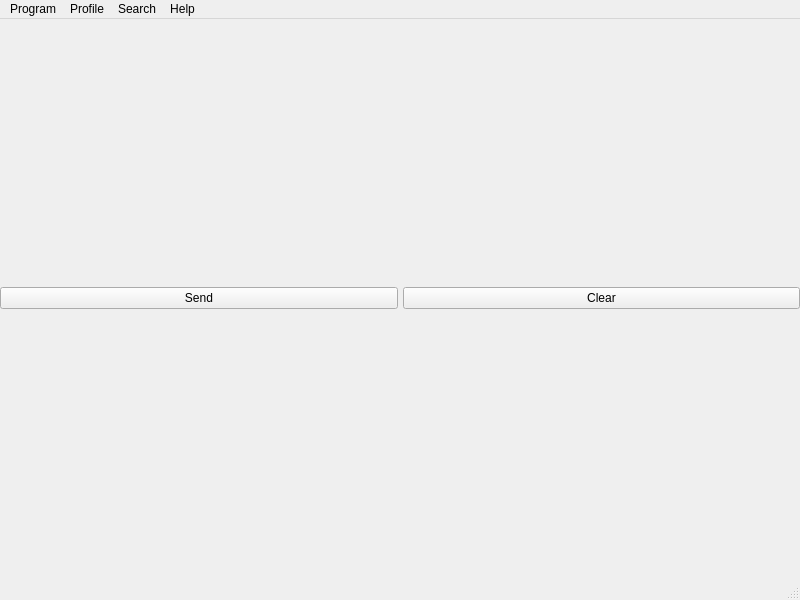
<?xml version="1.0" encoding="UTF-8"?>
<ui version="4.0">
 <class>AERoshellClass</class>
 <widget class="QMainWindow" name="AERoshellClass">
  <property name="windowModality">
   <enum>Qt::NonModal</enum>
  </property>
  <property name="geometry">
   <rect>
    <x>0</x>
    <y>0</y>
    <width>800</width>
    <height>600</height>
   </rect>
  </property>
  <property name="windowTitle">
   <string>AERoshell</string>
  </property>
  <property name="unifiedTitleAndToolBarOnMac">
   <bool>false</bool>
  </property>
  <widget class="QWidget" name="centralWidget">
   <layout class="QVBoxLayout" name="verticalLayout_2">
    <item>
     <layout class="QVBoxLayout" name="consoleOutLayout">
      <property name="sizeConstraint">
       <enum>QLayout::SetDefaultConstraint</enum>
      </property>
     </layout>
    </item>
    <item>
     <layout class="QVBoxLayout" name="consoleInLayout">
      <property name="sizeConstraint">
       <enum>QLayout::SetDefaultConstraint</enum>
      </property>
      <property name="topMargin">
       <number>0</number>
      </property>
      <property name="rightMargin">
       <number>0</number>
      </property>
      <property name="bottomMargin">
       <number>0</number>
      </property>
     </layout>
    </item>
    <item>
     <layout class="QHBoxLayout" name="buttonsLayout">
      <property name="sizeConstraint">
       <enum>QLayout::SetDefaultConstraint</enum>
      </property>
      <item>
       <widget class="QPushButton" name="sendButton">
        <property name="text">
         <string>Send</string>
        </property>
       </widget>
      </item>
      <item>
       <widget class="QPushButton" name="deleteButton">
        <property name="text">
         <string>Clear</string>
        </property>
       </widget>
      </item>
     </layout>
    </item>
   </layout>
  </widget>
  <widget class="QMenuBar" name="menuBar">
   <property name="geometry">
    <rect>
     <x>0</x>
     <y>0</y>
     <width>800</width>
     <height>19</height>
    </rect>
   </property>
   <widget class="QMenu" name="menuProgram">
    <property name="title">
     <string>Program</string>
    </property>
    <addaction name="actionQuit"/>
   </widget>
   <widget class="QMenu" name="menuHelp">
    <property name="title">
     <string>Help</string>
    </property>
    <addaction name="actionAbout"/>
   </widget>
   <widget class="QMenu" name="menuFind">
    <property name="title">
     <string>Search</string>
    </property>
    <addaction name="actionOccurrences"/>
   </widget>
   <widget class="QMenu" name="menuGraphics">
    <property name="title">
     <string>Profile</string>
    </property>
    <addaction name="actionPerformance"/>
   </widget>
   <addaction name="menuProgram"/>
   <addaction name="menuGraphics"/>
   <addaction name="menuFind"/>
   <addaction name="menuHelp"/>
  </widget>
  <widget class="QStatusBar" name="statusBar"/>
  <action name="actionQuit">
   <property name="text">
    <string>Quit</string>
   </property>
  </action>
  <action name="actionAbout">
   <property name="text">
    <string>About</string>
   </property>
  </action>
  <action name="actionOccurrences">
   <property name="text">
    <string>Occurrences</string>
   </property>
  </action>
  <action name="actionPerformance">
   <property name="text">
    <string>Plot</string>
   </property>
  </action>
 </widget>
 <layoutdefault spacing="5" margin="0"/>
 <resources>
  <include location="aeroshell.qrc"/>
 </resources>
 <connections/>
</ui>
